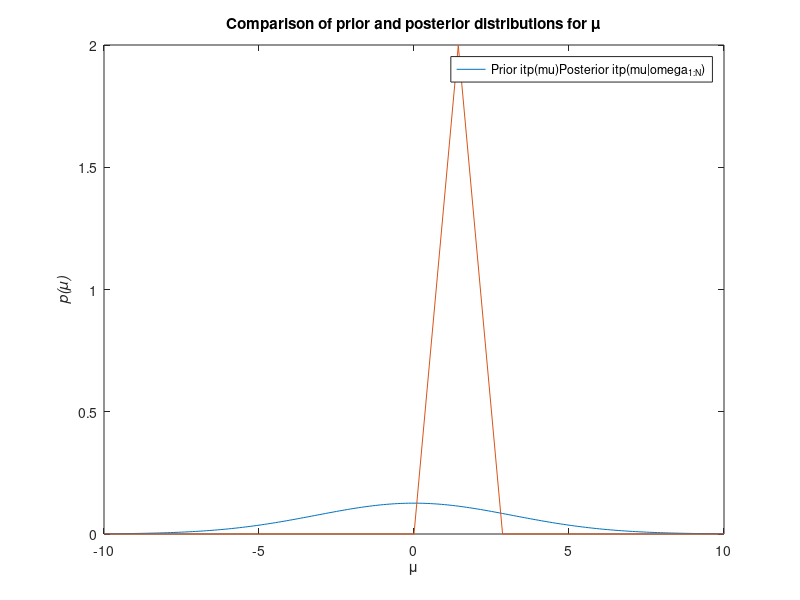
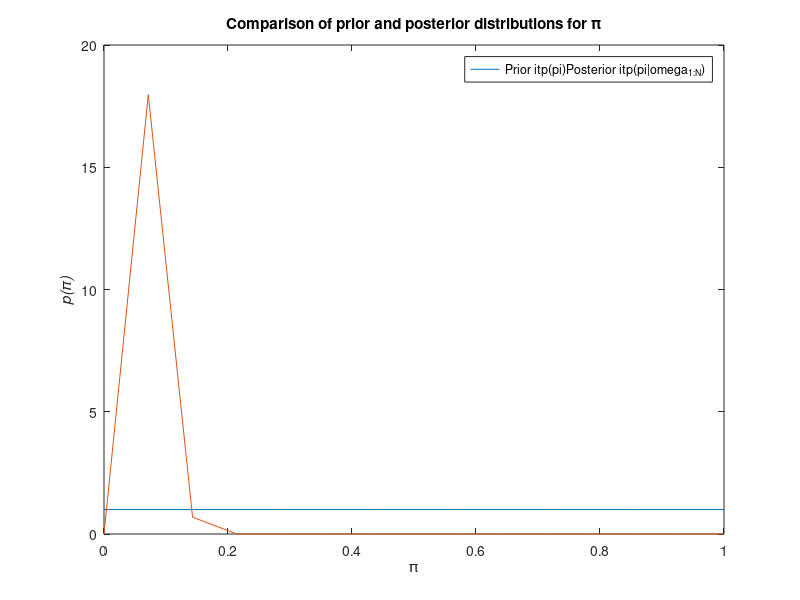

The MATLAB source for these figures, in order:
% Homework2_Cornelius.m
% 2020-10-11
% 
% This file contains the various plots and calculations used to construct
% the second homework assignment for MA525. It requires the two .mat files
% normal_normal.mat and geo_beta.mat. Note that some variables are
% overwritten as the file runs, so to check their values pause the
% calculation after each problem.

%% Problem 1


% Define the prior and posterior functions
load normal_normal;
v=1;
M=0;
V=10;
prior = @(mu)1./(sqrt(2*pi*V)).*exp(-1/(2*V).*(mu-M).^2);

vStar = V*v/(V*length(w)+v);
muStar = (V*length(w)*mean(w)+v*M)/(V*length(w)+v);
posterior =  @(mu)1./(sqrt(2*pi*vStar)).*exp(-1/(2*vStar).*(mu-muStar).^2);

% Create figure
figure
clf
fplot(prior, [-10 10])
hold on
fplot(posterior, [-10 10])
xlabel('\mu')
ylabel('\it{p(\mu)}')
legend(["Prior \it{p(\mu)}" "Posterior \it{p(\mu|\omega_{1:N})}"])
title('Comparison of prior and posterior distributions for \mu')

% Evaluate probability of mu being less than 0:
disp(['Prior probability of mu<0: ' num2str(integral(prior, -100, 0))])
disp(['Posterior probability of mu<0: ' num2str(integral(posterior, -100, 0))])


%% Problem 2

% Define the prior and posterior functions
load geo_beta.mat;
prior = @(x) (x.^(1-1).*(1-x).^(1-1))./beta(1,1);
posterior = @(x) (x.^(1+length(w)-1).*(1-x).^(1+sum(w)-1))./(beta(1+length(w), 1+sum(w)));

% Validate the normalization factor
integral(prior, 0, 1);
integral(posterior, 0, 1);

% Create figure
figure
clf
fplot(prior, [0 1])
hold on
fplot(posterior, [0 1])
xlabel('\pi')
ylabel('\it{p(\pi)}')
legend(["Prior \it{p(\pi)}" "Posterior \it{p(\pi|\omega_{1:N})}"])
title('Comparison of prior and posterior distributions for \pi')

% Evaluate probability of pi being greater than 0.15
disp(['Prior probability of pi>0.15: ' num2str(integral(prior, 0.15, 1))])
disp(['Posterior probability of pi>0.15: ' num2str(integral(posterior, 0.15, 1))])

% Numerically check the max value of the posterior
posterior(13/176)
posterior(14/176)
posterior(15/176)